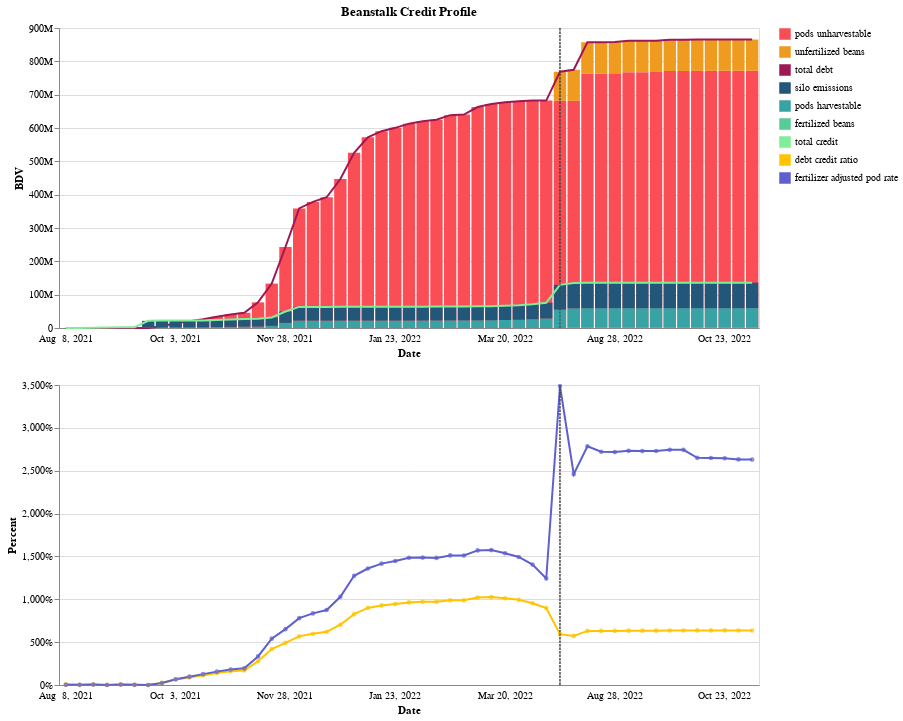

The notebook cell this image was saved under:
### Code cell
# alt.data_transformers.disable_max_rows()
dropdown = alt.binding_select(
    options=['ymd', 'ym'], 
    labels=["weekly", "monthly"], 
    name='aggregation level:'
)
selection = alt.selection_single(
    name="agglevel", 
    fields=['AggLevel'], 
    bind=dropdown, 
    init={"AggLevel": 'ymd'}
)
colors = {
    # credit components 
    'fertilized beans': '#57cc99', # green   
    'pods harvestable': '#38a3a5', # mid blue 
    'silo emissions': '#22577a', # navy blue 
    # debt components 
    'unfertilized beans': "#ef9b20", # Magenta 50
    'pods unharvestable': '#fa4d56', # Red 50
    # overall 
    'total debt': '#9f1853', # Magenta 70 
    'total credit': '#80ed99', # mint green 
    'debt credit ratio': '#ffc300', # gold 
    'fertilizer adjusted pod rate': '#5e60ce' # purple-ish
}
format_decimal = ",d"
format_percent = ".2%"
tooltip_formats = {
    'fertilized beans':  format_decimal,
    'unfertilized beans':  format_decimal,
    'pods harvestable':  format_decimal,
    'silo emissions':  format_decimal,
    'pods unharvestable':  format_decimal,
    'total debt':  format_decimal,
    'total credit':  format_decimal,
    'debt credit ratio': format_percent, 
    'fertilizer adjusted pod rate': format_percent,
}
assert set(colors.keys()) == set(metrics)
assert set(tooltip_formats.keys()) == set(metrics)

def base_hook(c): 
    return (
        c
        .transform_timeunit(
            ymd="yearmonthdate(timestamp)", 
            ym="yearmonth(timestamp)", 
        )
        .transform_calculate(
            tstamp="datum[agglevel.AggLevel]", 
        )
        .transform_aggregate(
            groupby=["tstamp", 'variable'], value='max(value)'
        )
    )



metrics_debt_all = metrics_debt + ['total debt']
metrics_credit_all = metrics_credit + ['total credit'] 
tooltip_metrics = metrics_debt_all + metrics_credit_all + metrics_meta

# top chart layers 
chart_top_debt, selection_nearest = chart(
    source, 
    "tstamp", 
    lmetrics=metrics_debt_all, 
    lstrategy=["stack_bar" for i in range(len(metrics_debt))] + ['line'], 
    tooltip_metrics=tooltip_metrics, 
    tooltip_formats=tooltip_formats, 
    title="Beanstalk Credit Profile", 
    colors=colors,
    base_hook=base_hook,
    yaxis_left_kwargs=dict(
        title="BDV", 
        format=".3~s", 
        labelExpr="replace(datum.label, 'G', 'B')"
    ), 
    return_selection=True,
)
chart_top_credit = chart(
    source, 
    "tstamp", 
    lmetrics=metrics_credit_all, 
    lstrategy=["stack_bar" for i in range(len(metrics_credit))] + ['line'], 
    tooltip_metrics=tooltip_metrics, 
    tooltip_formats=tooltip_formats, 
    colors=colors, 
    base_hook=base_hook, 
    create_selection=False,
    add_selection=False, 
    selection_nearest=selection_nearest
)
# bottom chart layers 
chart_bot_line = chart(
    source, 
    "tstamp", 
    lmetrics=metrics_meta, 
    lstrategy="line", 
    colors=colors, 
    tooltip_metrics=tooltip_metrics, 
    tooltip_formats=tooltip_formats, 
    base_hook=base_hook,
    yaxis_left_kwargs=dict(
        title="Percent", format=",%"
    ), 
    create_selection=False,
    add_selection=True, 
    selection_nearest=selection_nearest
)
chart_bot_point = chart(
    source, 
    "tstamp", 
    lmetrics=metrics_meta, 
    lstrategy="point", 
    lmark_kwargs=dict(point=dict(size=7)), 
    colors=colors, 
    tooltip_metrics=tooltip_metrics, 
    tooltip_formats=tooltip_formats, 
    base_hook=base_hook, 
    hide_legend=True, 
    create_selection=False, 
    add_selection=False,
    selection_nearest=selection_nearest
)
# Full chart view 
c = (
    alt.vconcat(
        alt.layer(chart_top_debt, chart_top_credit),
        alt.layer(chart_bot_line, chart_bot_point),
    )
    .add_selection(selection)
)

css_lines = [
    "div.chart-wrapper { display: flex; flex-direction: column; }", 
    "form.vega-bindings { display: block; order: -1; }", 
    "canvas { order: 1 }", 
    """
    div.vega-bind { 
        display: inline-block; 
        padding: 5px; 
    }
    span.vega-bind-name { 
        font-weight: 500 !important; 
        padding-right: 5px !important; 
    }
    span.vega-bind-name span { 
        font-weight: 600 !important; 
        padding-right: 5px !important; 
    }
    div.vega-bind select { 
        border: .5px solid #000000;
        border-radius: 3px;
    }
    """,
]
css_lines = css_lines + css_tooltip_timeseries_multi_colored(tooltip_metrics, colors) 
css = "\n".join(css_lines)
apply_css("")
# apply_css(css) 
c

### Figure 1 — Vega-Lite specification as saved in the notebook (floating-point values rounded to 4 significant figures; data arrays with more than 128 entries replaced by an {"elided": "..."} marker saying what was removed)
{"config": {"view": {"continuousWidth": 400, "continuousHeight": 300}}, "vconcat": [{"layer": [{"layer": [{"mark": "bar", "encoding": {"color": {"field": "variable", "legend": {"title": null}, "scale": {"domain": ["pods unharvestable", "unfertilized beans", "total debt", "silo emissions", "pods harvestable", "fertilized beans", "total credit", "debt credit ratio", "fertilizer adjusted pod rate"], "range": ["#fa4d56", "#ef9b20", "#9f1853", "#22577a", "#38a3a5", "#57cc99", "#80ed99", "#ffc300", "#5e60ce"]}, "type": "nominal"}, "order": {"field": "stack_order", "sort": "ascending", "type": "quantitative"}, "x": {"axis": {"formatType": "time", "labelAngle": 0, "labelExpr": "timeFormat(toDate(datum.value), '%b %e, %Y')", "labelOverlap": true, "labelPadding": 5, "labelSeparation": 50, "ticks": false, "title": "Date"}, "field": "tstamp", "type": "ordinal"}, "y": {"axis": {"format": ".3~s", "labelExpr": "replace(datum.label, 'G', 'B')", "title": "BDV"}, "field": "value", "type": "quantitative"}}, "selection": {"agglevel": {"type": "single", "fields": ["AggLevel"], "bind": {"input": "select", "options": ["ymd", "ym"], "labels": ["weekly", "monthly"], "name": "aggregation level:"}, "init": {"AggLevel": "ymd"}}}, "title": "Beanstalk Credit Profile", "transform": [{"calculate": "datum['variable'] === 'pods unharvestable' ? 0 :  datum['variable'] === 'unfertilized beans' ? 1 :  datum['variable'] === 'total debt' ? 2 :  datum['variable'] === 'silo emissions' ? 3 :  datum['variable'] === 'pods harvestable' ? 4 :  datum['variable'] === 'fertilized beans' ? 5 :  datum['variable'] === 'total credit' ? 6 :  datum['variable'] === 'debt credit ratio' ? 7 :  datum['variable'] === 'fertilizer adjusted pod rate' ? 8 : 9", "as": "stack_order"}, {"field": "timestamp", "timeUnit": "yearmonthdate", "as": "ymd"}, {"field": "timestamp", "timeUnit": "yearmonth", "as": "ym"}, {"calculate": "datum[agglevel.AggLevel]", "as": "tstamp"}, {"aggregate": [{"op": "max", "field": "value", "as": "value"}], "groupby": ["tstamp", "variable"]}, {"filter": "datum['variable'] == 'pods unharvestable' | datum['variable'] == 'unfertilized beans'"}], "width": 700}, {"mark": "line", "encoding": {"color": {"field": "variable", "legend": {"title": null}, "scale": {"domain": ["pods unharvestable", "unfertilized beans", "total debt", "silo emissions", "pods harvestable", "fertilized beans", "total credit", "debt credit ratio", "fertilizer adjusted pod rate"], "range": ["#fa4d56", "#ef9b20", "#9f1853", "#22577a", "#38a3a5", "#57cc99", "#80ed99", "#ffc300", "#5e60ce"]}, "type": "nominal"}, "order": {"field": "stack_order", "sort": "ascending", "type": "quantitative"}, "x": {"axis": {"formatType": "time", "labelAngle": 0, "labelExpr": "timeFormat(toDate(datum.value), '%b %e, %Y')", "labelOverlap": true, "labelPadding": 5, "labelSeparation": 50, "ticks": false, "title": "Date"}, "field": "tstamp", "type": "ordinal"}, "y": {"axis": {"format": ".3~s", "labelExpr": "replace(datum.label, 'G', 'B')", "title": "BDV"}, "field": "value", "type": "quantitative"}}, "title": "Beanstalk Credit Profile", "transform": [{"calculate": "datum['variable'] === 'pods unharvestable' ? 0 :  datum['variable'] === 'unfertilized beans' ? 1 :  datum['variable'] === 'total debt' ? 2 :  datum['variable'] === 'silo emissions' ? 3 :  datum['variable'] === 'pods harvestable' ? 4 :  datum['variable'] === 'fertilized beans' ? 5 :  datum['variable'] === 'total credit' ? 6 :  datum['variable'] === 'debt credit ratio' ? 7 :  datum['variable'] === 'fertilizer adjusted pod rate' ? 8 : 9", "as": "stack_order"}, {"field": "timestamp", "timeUnit": "yearmonthdate", "as": "ymd"}, {"field": "timestamp", "timeUnit": "yearmonth", "as": "ym"}, {"calculate": "datum[agglevel.AggLevel]", "as": "tstamp"}, {"aggregate": [{"op": "max", "field": "value", "as": "value"}], "groupby": ["tstamp", "variable"]}, {"filter": "datum['variable'] == 'total debt'"}], "width": 700}, {"mark": {"type": "rule", "color": "#474440", "opacity": 1, "strokeDash": [2.5, 1]}, "encoding": {"x": {"axis": {"formatType": "time", "labelAngle": 0, "labelExpr": "timeFormat(toDate(datum.value), '%b %e, %Y')", "labelOverlap": true, "labelPadding": 5, "labelSeparation": 50, "ticks": false, "title": "Date"}, "field": "tstamp", "type": "ordinal"}}, "title": "Beanstalk Credit Profile", "transform": [{"calculate": "datum['variable'] === 'pods unharvestable' ? 0 :  datum['variable'] === 'unfertilized beans' ? 1 :  datum['variable'] === 'total debt' ? 2 :  datum['variable'] === 'silo emissions' ? 3 :  datum['variable'] === 'pods harvestable' ? 4 :  datum['variable'] === 'fertilized beans' ? 5 :  datum['variable'] === 'total credit' ? 6 :  datum['variable'] === 'debt credit ratio' ? 7 :  datum['variable'] === 'fertilizer adjusted pod rate' ? 8 : 9", "as": "stack_order"}, {"field": "timestamp", "timeUnit": "yearmonthdate", "as": "ymd"}, {"field": "timestamp", "timeUnit": "yearmonth", "as": "ym"}, {"calculate": "datum[agglevel.AggLevel]", "as": "tstamp"}, {"aggregate": [{"op": "max", "field": "value", "as": "value"}], "groupby": ["tstamp", "variable"]}, {"pivot": "variable", "value": "value", "groupby": ["tstamp"]}, {"filter": "\n            year(datum['tstamp']) === 2022 && \n            month(datum['tstamp']) === 3 && \n            date(datum['tstamp']) === 17 \n        "}], "width": 700}, {"mark": {"type": "rule", "color": "#878787"}, "encoding": {"opacity": {"condition": {"value": 1, "selection": "selector021"}, "value": 0}, "tooltip": [{"field": "tstamp", "timeUnit": "yearmonthdate", "title": "date", "type": "ordinal"}, {"field": "pods unharvestable", "format": ",d", "type": "quantitative"}, {"field": "unfertilized beans", "format": ",d", "type": "quantitative"}, {"field": "total debt", "format": ",d", "type": "quantitative"}, {"field": "silo emissions", "format": ",d", "type": "quantitative"}, {"field": "pods harvestable", "format": ",d", "type": "quantitative"}, {"field": "fertilized beans", "format": ",d", "type": "quantitative"}, {"field": "total credit", "format": ",d", "type": "quantitative"}, {"field": "debt credit ratio", "format": ".2%", "type": "quantitative"}, {"field": "fertilizer adjusted pod rate", "format": ".2%", "type": "quantitative"}], "x": {"axis": {"formatType": "time", "labelAngle": 0, "labelExpr": "timeFormat(toDate(datum.value), '%b %e, %Y')", "labelOverlap": true, "labelPadding": 5, "labelSeparation": 50, "ticks": false, "title": "Date"}, "field": "tstamp", "type": "ordinal"}}, "selection": {"selector021": {"type": "single", "fields": ["tstamp"], "nearest": true, "on": "mouseover", "empty": "none", "clear": "mouseout"}}, "title": "Beanstalk Credit Profile", "transform": [{"calculate": "datum['variable'] === 'pods unharvestable' ? 0 :  datum['variable'] === 'unfertilized beans' ? 1 :  datum['variable'] === 'total debt' ? 2 :  datum['variable'] === 'silo emissions' ? 3 :  datum['variable'] === 'pods harvestable' ? 4 :  datum['variable'] === 'fertilized beans' ? 5 :  datum['variable'] === 'total credit' ? 6 :  datum['variable'] === 'debt credit ratio' ? 7 :  datum['variable'] === 'fertilizer adjusted pod rate' ? 8 : 9", "as": "stack_order"}, {"field": "timestamp", "timeUnit": "yearmonthdate", "as": "ymd"}, {"field": "timestamp", "timeUnit": "yearmonth", "as": "ym"}, {"calculate": "datum[agglevel.AggLevel]", "as": "tstamp"}, {"aggregate": [{"op": "max", "field": "value", "as": "value"}], "groupby": ["tstamp", "variable"]}, {"pivot": "variable", "value": "value", "groupby": ["tstamp"]}], "width": 700}]}, {"layer": [{"mark": "bar", "encoding": {"color": {"field": "variable", "legend": {"title": null}, "scale": {"domain": ["pods unharvestable", "unfertilized beans", "total debt", "silo emissions", "pods harvestable", "fertilized beans", "total credit", "debt credit ratio", "fertilizer adjusted pod rate"], "range": ["#fa4d56", "#ef9b20", "#9f1853", "#22577a", "#38a3a5", "#57cc99", "#80ed99", "#ffc300", "#5e60ce"]}, "type": "nominal"}, "order": {"field": "stack_order", "sort": "ascending", "type": "quantitative"}, "x": {"axis": {"formatType": "time", "labelAngle": 0, "labelExpr": "timeFormat(toDate(datum.value), '%b %e, %Y')", "labelOverlap": true, "labelPadding": 5, "labelSeparation": 50, "ticks": false, "title": "Date"}, "field": "tstamp", "type": "ordinal"}, "y": {"axis": {}, "field": "value", "type": "quantitative"}}, "title": "", "transform": [{"calculate": "datum['variable'] === 'pods unharvestable' ? 0 :  datum['variable'] === 'unfertilized beans' ? 1 :  datum['variable'] === 'total debt' ? 2 :  datum['variable'] === 'silo emissions' ? 3 :  datum['variable'] === 'pods harvestable' ? 4 :  datum['variable'] === 'fertilized beans' ? 5 :  datum['variable'] === 'total credit' ? 6 :  datum['variable'] === 'debt credit ratio' ? 7 :  datum['variable'] === 'fertilizer adjusted pod rate' ? 8 : 9", "as": "stack_order"}, {"field": "timestamp", "timeUnit": "yearmonthdate", "as": "ymd"}, {"field": "timestamp", "timeUnit": "yearmonth", "as": "ym"}, {"calculate": "datum[agglevel.AggLevel]", "as": "tstamp"}, {"aggregate": [{"op": "max", "field": "value", "as": "value"}], "groupby": ["tstamp", "variable"]}, {"filter": "datum['variable'] == 'silo emissions' | datum['variable'] == 'pods harvestable' | datum['variable'] == 'fertilized beans'"}], "width": 700}, {"mark": "line", "encoding": {"color": {"field": "variable", "legend": {"title": null}, "scale": {"domain": ["pods unharvestable", "unfertilized beans", "total debt", "silo emissions", "pods harvestable", "fertilized beans", "total credit", "debt credit ratio", "fertilizer adjusted pod rate"], "range": ["#fa4d56", "#ef9b20", "#9f1853", "#22577a", "#38a3a5", "#57cc99", "#80ed99", "#ffc300", "#5e60ce"]}, "type": "nominal"}, "order": {"field": "stack_order", "sort": "ascending", "type": "quantitative"}, "x": {"axis": {"formatType": "time", "labelAngle": 0, "labelExpr": "timeFormat(toDate(datum.value), '%b %e, %Y')", "labelOverlap": true, "labelPadding": 5, "labelSeparation": 50, "ticks": false, "title": "Date"}, "field": "tstamp", "type": "ordinal"}, "y": {"axis": {}, "field": "value", "type": "quantitative"}}, "title": "", "transform": [{"calculate": "datum['variable'] === 'pods unharvestable' ? 0 :  datum['variable'] === 'unfertilized beans' ? 1 :  datum['variable'] === 'total debt' ? 2 :  datum['variable'] === 'silo emissions' ? 3 :  datum['variable'] === 'pods harvestable' ? 4 :  datum['variable'] === 'fertilized beans' ? 5 :  datum['variable'] === 'total credit' ? 6 :  datum['variable'] === 'debt credit ratio' ? 7 :  datum['variable'] === 'fertilizer adjusted pod rate' ? 8 : 9", "as": "stack_order"}, {"field": "timestamp", "timeUnit": "yearmonthdate", "as": "ymd"}, {"field": "timestamp", "timeUnit": "yearmonth", "as": "ym"}, {"calculate": "datum[agglevel.AggLevel]", "as": "tstamp"}, {"aggregate": [{"op": "max", "field": "value", "as": "value"}], "groupby": ["tstamp", "variable"]}, {"filter": "datum['variable'] == 'total credit'"}], "width": 700}, {"mark": {"type": "rule", "color": "#474440", "opacity": 1, "strokeDash": [2.5, 1]}, "encoding": {"x": {"axis": {"formatType": "time", "labelAngle": 0, "labelExpr": "timeFormat(toDate(datum.value), '%b %e, %Y')", "labelOverlap": true, "labelPadding": 5, "labelSeparation": 50, "ticks": false, "title": "Date"}, "field": "tstamp", "type": "ordinal"}}, "title": "", "transform": [{"calculate": "datum['variable'] === 'pods unharvestable' ? 0 :  datum['variable'] === 'unfertilized beans' ? 1 :  datum['variable'] === 'total debt' ? 2 :  datum['variable'] === 'silo emissions' ? 3 :  datum['variable'] === 'pods harvestable' ? 4 :  datum['variable'] === 'fertilized beans' ? 5 :  datum['variable'] === 'total credit' ? 6 :  datum['variable'] === 'debt credit ratio' ? 7 :  datum['variable'] === 'fertilizer adjusted pod rate' ? 8 : 9", "as": "stack_order"}, {"field": "timestamp", "timeUnit": "yearmonthdate", "as": "ymd"}, {"field": "timestamp", "timeUnit": "yearmonth", "as": "ym"}, {"calculate": "datum[agglevel.AggLevel]", "as": "tstamp"}, {"aggregate": [{"op": "max", "field": "value", "as": "value"}], "groupby": ["tstamp", "variable"]}, {"pivot": "variable", "value": "value", "groupby": ["tstamp"]}, {"filter": "\n            year(datum['tstamp']) === 2022 && \n            month(datum['tstamp']) === 3 && \n            date(datum['tstamp']) === 17 \n        "}], "width": 700}, {"mark": {"type": "rule", "color": "#878787"}, "encoding": {"opacity": {"condition": {"value": 1, "selection": "selector021"}, "value": 0}, "tooltip": [{"field": "tstamp", "timeUnit": "yearmonthdate", "title": "date", "type": "ordinal"}, {"field": "pods unharvestable", "format": ",d", "type": "quantitative"}, {"field": "unfertilized beans", "format": ",d", "type": "quantitative"}, {"field": "total debt", "format": ",d", "type": "quantitative"}, {"field": "silo emissions", "format": ",d", "type": "quantitative"}, {"field": "pods harvestable", "format": ",d", "type": "quantitative"}, {"field": "fertilized beans", "format": ",d", "type": "quantitative"}, {"field": "total credit", "format": ",d", "type": "quantitative"}, {"field": "debt credit ratio", "format": ".2%", "type": "quantitative"}, {"field": "fertilizer adjusted pod rate", "format": ".2%", "type": "quantitative"}], "x": {"axis": {"formatType": "time", "labelAngle": 0, "labelExpr": "timeFormat(toDate(datum.value), '%b %e, %Y')", "labelOverlap": true, "labelPadding": 5, "labelSeparation": 50, "ticks": false, "title": "Date"}, "field": "tstamp", "type": "ordinal"}}, "title": "", "transform": [{"calculate": "datum['variable'] === 'pods unharvestable' ? 0 :  datum['variable'] === 'unfertilized beans' ? 1 :  datum['variable'] === 'total debt' ? 2 :  datum['variable'] === 'silo emissions' ? 3 :  datum['variable'] === 'pods harvestable' ? 4 :  datum['variable'] === 'fertilized beans' ? 5 :  datum['variable'] === 'total credit' ? 6 :  datum['variable'] === 'debt credit ratio' ? 7 :  datum['variable'] === 'fertilizer adjusted pod rate' ? 8 : 9", "as": "stack_order"}, {"field": "timestamp", "timeUnit": "yearmonthdate", "as": "ymd"}, {"field": "timestamp", "timeUnit": "yearmonth", "as": "ym"}, {"calculate": "datum[agglevel.AggLevel]", "as": "tstamp"}, {"aggregate": [{"op": "max", "field": "value", "as": "value"}], "groupby": ["tstamp", "variable"]}, {"pivot": "variable", "value": "value", "groupby": ["tstamp"]}], "width": 700}]}]}, {"layer": [{"layer": [{"mark": "line", "encoding": {"color": {"field": "variable", "legend": {"title": null}, "scale": {"domain": ["pods unharvestable", "unfertilized beans", "total debt", "silo emissions", "pods harvestable", "fertilized beans", "total credit", "debt credit ratio", "fertilizer adjusted pod rate"], "range": ["#fa4d56", "#ef9b20", "#9f1853", "#22577a", "#38a3a5", "#57cc99", "#80ed99", "#ffc300", "#5e60ce"]}, "type": "nominal"}, "order": {"field": "stack_order", "sort": "ascending", "type": "quantitative"}, "x": {"axis": {"formatType": "time", "labelAngle": 0, "labelExpr": "timeFormat(toDate(datum.value), '%b %e, %Y')", "labelOverlap": true, "labelPadding": 5, "labelSeparation": 50, "ticks": false, "title": "Date"}, "field": "tstamp", "type": "ordinal"}, "y": {"axis": {"format": ",%", "title": "Percent"}, "field": "value", "type": "quantitative"}}, "selection": {"agglevel": {"type": "single", "fields": ["AggLevel"], "bind": {"input": "select", "options": ["ymd", "ym"], "labels": ["weekly", "monthly"], "name": "aggregation level:"}, "init": {"AggLevel": "ymd"}}}, "title": "", "transform": [{"calculate": "datum['variable'] === 'pods unharvestable' ? 0 :  datum['variable'] === 'unfertilized beans' ? 1 :  datum['variable'] === 'total debt' ? 2 :  datum['variable'] === 'silo emissions' ? 3 :  datum['variable'] === 'pods harvestable' ? 4 :  datum['variable'] === 'fertilized beans' ? 5 :  datum['variable'] === 'total credit' ? 6 :  datum['variable'] === 'debt credit ratio' ? 7 :  datum['variable'] === 'fertilizer adjusted pod rate' ? 8 : 9", "as": "stack_order"}, {"field": "timestamp", "timeUnit": "yearmonthdate", "as": "ymd"}, {"field": "timestamp", "timeUnit": "yearmonth", "as": "ym"}, {"calculate": "datum[agglevel.AggLevel]", "as": "tstamp"}, {"aggregate": [{"op": "max", "field": "value", "as": "value"}], "groupby": ["tstamp", "variable"]}, {"filter": "datum['variable'] == 'debt credit ratio' | datum['variable'] == 'fertilizer adjusted pod rate'"}], "width": 700}, {"mark": {"type": "rule", "color": "#474440", "opacity": 1, "strokeDash": [2.5, 1]}, "encoding": {"x": {"axis": {"formatType": "time", "labelAngle": 0, "labelExpr": "timeFormat(toDate(datum.value), '%b %e, %Y')", "labelOverlap": true, "labelPadding": 5, "labelSeparation": 50, "ticks": false, "title": "Date"}, "field": "tstamp", "type": "ordinal"}}, "title": "", "transform": [{"calculate": "datum['variable'] === 'pods unharvestable' ? 0 :  datum['variable'] === 'unfertilized beans' ? 1 :  datum['variable'] === 'total debt' ? 2 :  datum['variable'] === 'silo emissions' ? 3 :  datum['variable'] === 'pods harvestable' ? 4 :  datum['variable'] === 'fertilized beans' ? 5 :  datum['variable'] === 'total credit' ? 6 :  datum['variable'] === 'debt credit ratio' ? 7 :  datum['variable'] === 'fertilizer adjusted pod rate' ? 8 : 9", "as": "stack_order"}, {"field": "timestamp", "timeUnit": "yearmonthdate", "as": "ymd"}, {"field": "timestamp", "timeUnit": "yearmonth", "as": "ym"}, {"calculate": "datum[agglevel.AggLevel]", "as": "tstamp"}, {"aggregate": [{"op": "max", "field": "value", "as": "value"}], "groupby": ["tstamp", "variable"]}, {"pivot": "variable", "value": "value", "groupby": ["tstamp"]}, {"filter": "\n            year(datum['tstamp']) === 2022 && \n            month(datum['tstamp']) === 3 && \n            date(datum['tstamp']) === 17 \n        "}], "width": 700}, {"mark": {"type": "rule", "color": "#878787"}, "encoding": {"opacity": {"condition": {"value": 1, "selection": "selector021"}, "value": 0}, "tooltip": [{"field": "tstamp", "timeUnit": "yearmonthdate", "title": "date", "type": "ordinal"}, {"field": "pods unharvestable", "format": ",d", "type": "quantitative"}, {"field": "unfertilized beans", "format": ",d", "type": "quantitative"}, {"field": "total debt", "format": ",d", "type": "quantitative"}, {"field": "silo emissions", "format": ",d", "type": "quantitative"}, {"field": "pods harvestable", "format": ",d", "type": "quantitative"}, {"field": "fertilized beans", "format": ",d", "type": "quantitative"}, {"field": "total credit", "format": ",d", "type": "quantitative"}, {"field": "debt credit ratio", "format": ".2%", "type": "quantitative"}, {"field": "fertilizer adjusted pod rate", "format": ".2%", "type": "quantitative"}], "x": {"axis": {"formatType": "time", "labelAngle": 0, "labelExpr": "timeFormat(toDate(datum.value), '%b %e, %Y')", "labelOverlap": true, "labelPadding": 5, "labelSeparation": 50, "ticks": false, "title": "Date"}, "field": "tstamp", "type": "ordinal"}}, "selection": {"selector021": {"type": "single", "fields": ["tstamp"], "nearest": true, "on": "mouseover", "empty": "none", "clear": "mouseout"}}, "title": "", "transform": [{"calculate": "datum['variable'] === 'pods unharvestable' ? 0 :  datum['variable'] === 'unfertilized beans' ? 1 :  datum['variable'] === 'total debt' ? 2 :  datum['variable'] === 'silo emissions' ? 3 :  datum['variable'] === 'pods harvestable' ? 4 :  datum['variable'] === 'fertilized beans' ? 5 :  datum['variable'] === 'total credit' ? 6 :  datum['variable'] === 'debt credit ratio' ? 7 :  datum['variable'] === 'fertilizer adjusted pod rate' ? 8 : 9", "as": "stack_order"}, {"field": "timestamp", "timeUnit": "yearmonthdate", "as": "ymd"}, {"field": "timestamp", "timeUnit": "yearmonth", "as": "ym"}, {"calculate": "datum[agglevel.AggLevel]", "as": "tstamp"}, {"aggregate": [{"op": "max", "field": "value", "as": "value"}], "groupby": ["tstamp", "variable"]}, {"pivot": "variable", "value": "value", "groupby": ["tstamp"]}], "width": 700}]}, {"layer": [{"mark": {"type": "point", "size": 7}, "encoding": {"color": {"field": "variable", "legend": null, "scale": {"domain": ["pods unharvestable", "unfertilized beans", "total debt", "silo emissions", "pods harvestable", "fertilized beans", "total credit", "debt credit ratio", "fertilizer adjusted pod rate"], "range": ["#fa4d56", "#ef9b20", "#9f1853", "#22577a", "#38a3a5", "#57cc99", "#80ed99", "#ffc300", "#5e60ce"]}, "type": "nominal"}, "order": {"field": "stack_order", "sort": "ascending", "type": "quantitative"}, "x": {"axis": {"formatType": "time", "labelAngle": 0, "labelExpr": "timeFormat(toDate(datum.value), '%b %e, %Y')", "labelOverlap": true, "labelPadding": 5, "labelSeparation": 50, "ticks": false, "title": "Date"}, "field": "tstamp", "type": "ordinal"}, "y": {"axis": {}, "field": "value", "type": "quantitative"}}, "title": "", "transform": [{"calculate": "datum['variable'] === 'pods unharvestable' ? 0 :  datum['variable'] === 'unfertilized beans' ? 1 :  datum['variable'] === 'total debt' ? 2 :  datum['variable'] === 'silo emissions' ? 3 :  datum['variable'] === 'pods harvestable' ? 4 :  datum['variable'] === 'fertilized beans' ? 5 :  datum['variable'] === 'total credit' ? 6 :  datum['variable'] === 'debt credit ratio' ? 7 :  datum['variable'] === 'fertilizer adjusted pod rate' ? 8 : 9", "as": "stack_order"}, {"field": "timestamp", "timeUnit": "yearmonthdate", "as": "ymd"}, {"field": "timestamp", "timeUnit": "yearmonth", "as": "ym"}, {"calculate": "datum[agglevel.AggLevel]", "as": "tstamp"}, {"aggregate": [{"op": "max", "field": "value", "as": "value"}], "groupby": ["tstamp", "variable"]}, {"filter": "datum['variable'] == 'debt credit ratio' | datum['variable'] == 'fertilizer adjusted pod rate'"}], "width": 700}, {"mark": {"type": "rule", "color": "#474440", "opacity": 1, "strokeDash": [2.5, 1]}, "encoding": {"x": {"axis": {"formatType": "time", "labelAngle": 0, "labelExpr": "timeFormat(toDate(datum.value), '%b %e, %Y')", "labelOverlap": true, "labelPadding": 5, "labelSeparation": 50, "ticks": false, "title": "Date"}, "field": "tstamp", "type": "ordinal"}}, "title": "", "transform": [{"calculate": "datum['variable'] === 'pods unharvestable' ? 0 :  datum['variable'] === 'unfertilized beans' ? 1 :  datum['variable'] === 'total debt' ? 2 :  datum['variable'] === 'silo emissions' ? 3 :  datum['variable'] === 'pods harvestable' ? 4 :  datum['variable'] === 'fertilized beans' ? 5 :  datum['variable'] === 'total credit' ? 6 :  datum['variable'] === 'debt credit ratio' ? 7 :  datum['variable'] === 'fertilizer adjusted pod rate' ? 8 : 9", "as": "stack_order"}, {"field": "timestamp", "timeUnit": "yearmonthdate", "as": "ymd"}, {"field": "timestamp", "timeUnit": "yearmonth", "as": "ym"}, {"calculate": "datum[agglevel.AggLevel]", "as": "tstamp"}, {"aggregate": [{"op": "max", "field": "value", "as": "value"}], "groupby": ["tstamp", "variable"]}, {"pivot": "variable", "value": "value", "groupby": ["tstamp"]}, {"filter": "\n            year(datum['tstamp']) === 2022 && \n            month(datum['tstamp']) === 3 && \n            date(datum['tstamp']) === 17 \n        "}], "width": 700}, {"mark": {"type": "rule", "color": "#878787"}, "encoding": {"opacity": {"condition": {"value": 1, "selection": "selector021"}, "value": 0}, "tooltip": [{"field": "tstamp", "timeUnit": "yearmonthdate", "title": "date", "type": "ordinal"}, {"field": "pods unharvestable", "format": ",d", "type": "quantitative"}, {"field": "unfertilized beans", "format": ",d", "type": "quantitative"}, {"field": "total debt", "format": ",d", "type": "quantitative"}, {"field": "silo emissions", "format": ",d", "type": "quantitative"}, {"field": "pods harvestable", "format": ",d", "type": "quantitative"}, {"field": "fertilized beans", "format": ",d", "type": "quantitative"}, {"field": "total credit", "format": ",d", "type": "quantitative"}, {"field": "debt credit ratio", "format": ".2%", "type": "quantitative"}, {"field": "fertilizer adjusted pod rate", "format": ".2%", "type": "quantitative"}], "x": {"axis": {"formatType": "time", "labelAngle": 0, "labelExpr": "timeFormat(toDate(datum.value), '%b %e, %Y')", "labelOverlap": true, "labelPadding": 5, "labelSeparation": 50, "ticks": false, "title": "Date"}, "field": "tstamp", "type": "ordinal"}}, "title": "", "transform": [{"calculate": "datum['variable'] === 'pods unharvestable' ? 0 :  datum['variable'] === 'unfertilized beans' ? 1 :  datum['variable'] === 'total debt' ? 2 :  datum['variable'] === 'silo emissions' ? 3 :  datum['variable'] === 'pods harvestable' ? 4 :  datum['variable'] === 'fertilized beans' ? 5 :  datum['variable'] === 'total credit' ? 6 :  datum['variable'] === 'debt credit ratio' ? 7 :  datum['variable'] === 'fertilizer adjusted pod rate' ? 8 : 9", "as": "stack_order"}, {"field": "timestamp", "timeUnit": "yearmonthdate", "as": "ymd"}, {"field": "timestamp", "timeUnit": "yearmonth", "as": "ym"}, {"calculate": "datum[agglevel.AggLevel]", "as": "tstamp"}, {"aggregate": [{"op": "max", "field": "value", "as": "value"}], "groupby": ["tstamp", "variable"]}, {"pivot": "variable", "value": "value", "groupby": ["tstamp"]}], "width": 700}]}]}], "data": {"name": "data-0c0e032eb3d87353a4644c61dc32cbcf"}, "$schema": "https://vega.github.io/schema/vega-lite/v4.17.0.json", "datasets": {"data-0c0e032eb3d87353a4644c61dc32cbcf": {"elided": "459 records"}}}
